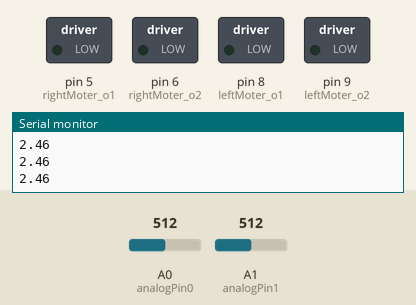
Bench run of a sketch on a simulated Arduino Uno, built with avr-gcc and run on an emulated ATmega328P. Shown: switched loads named in the sketch (green lamp = pin HIGH), the last lines printed to the serial monitor. Inputs (shaded band) come from the test bench; at power-on: A0 (analogPin0) = 512, A1 (analogPin1) = 512.

Above: at 1.2 s.
1.3 s: A0 (analogPin0) set to 220
2.8 s: A0 (analogPin0) set to 190
At 3.7 s:
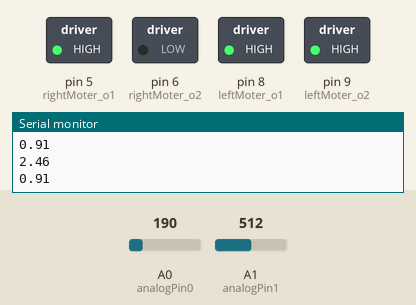
4.3 s: A1 (analogPin1) set to 218
5.8 s: A1 (analogPin1) set to 192
At 7.0 s:
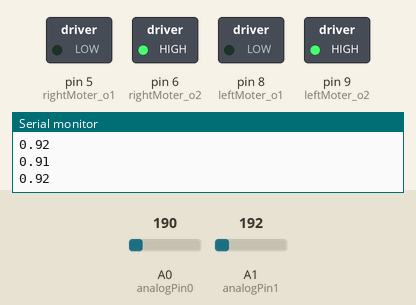
7.3 s: A0 (analogPin0) set to 306
At 8.1 s:
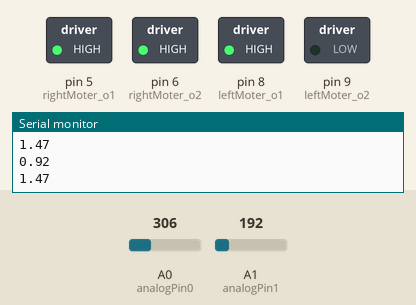
8.8 s: A0 (analogPin0) set to 122
At 9.7 s:
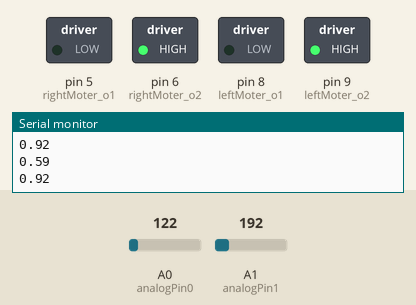
Timing chart, 0 to 11.3 s (numbered marks = the images above; inputs shaded):
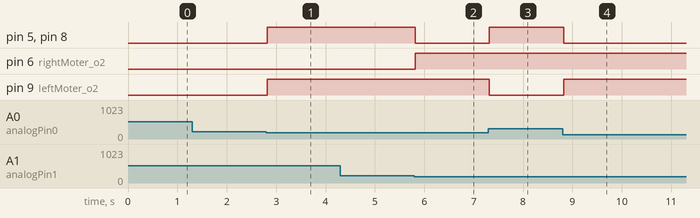

The sketch:

kadai3.ino
```cpp
int rightMoter_o1 = 5;
int rightMoter_o2 = 6;
int leftMoter_o1 = 8;
int leftMoter_o2 = 9;
int analogPin0 = 0;
int analogPin1 = 1;

double leftVal = 0;
double rightVal = 0;
double bias = 0.0048;

double limitL = 1;
double limitR = 1;
double d = 5;

void setup() {
  // put your setup code here, to run once:
  pinMode(rightMoter_o1,OUTPUT);
  pinMode(rightMoter_o2,OUTPUT);
  pinMode(leftMoter_o1,OUTPUT);
  pinMode(leftMoter_o2,OUTPUT);

  Serial.begin(9600);
}

void loop() {
  leftVal = double(analogRead(analogPin0)*bias);
  rightVal = double(analogRead(analogPin1)*bias);
  Serial.println(leftVal);
  Serial.println(rightVal);
  Serial.println("\n");

  if(leftVal <= limitL && rightVal <= limitR) {
    motorMove(0);
  }
  else if(leftVal <= limitL) {
    motorMove(1);
  }else if(rightVal <= limitR){
    motorMove(2);
  }
  delay(d);
  // put your main code here, to run repeatedly:

}

void motorMove(int Switch){
  switch (Switch) {
    case 0:
      digitalWrite(rightMoter_o1, LOW);
      digitalWrite(rightMoter_o2, HIGH);
      digitalWrite(leftMoter_o1, LOW);
      digitalWrite(leftMoter_o2, HIGH);
      break;
    case 1:
      digitalWrite(rightMoter_o1, HIGH);
      digitalWrite(rightMoter_o2, LOW);
      digitalWrite(leftMoter_o1, HIGH);
      digitalWrite(leftMoter_o2, HIGH);
      break;
      case 2:
      digitalWrite(rightMoter_o1, HIGH);
      digitalWrite(rightMoter_o2, HIGH);
      digitalWrite(leftMoter_o1, HIGH);
      digitalWrite(leftMoter_o2, LOW);
      break;
      case 3:
      digitalWrite(rightMoter_o1, HIGH);
      digitalWrite(rightMoter_o2, LOW);
      digitalWrite(leftMoter_o1, HIGH);
      digitalWrite(leftMoter_o2, LOW);
      delay(20);
      break;
  }
}
```

Measured:
- the behaviour switches between 209 and 208 on A0 (analogPin0) (found by bisection; images 0 and 1)
- the behaviour switches between 209 and 208 on A1 (analogPin1) (found by bisection; images 1 and 2)
- after the input at 2.8 s, pin 5 (rightMoter_o1), pin 8 (leftMoter_o1), pin 9 (leftMoter_o2): LOW → HIGH at once
- after the input at 5.8 s, pin 5 (rightMoter_o1), pin 8 (leftMoter_o1): HIGH → LOW at once; pin 6 (rightMoter_o2): LOW → HIGH at once
- after the input at 7.3 s, pin 5 (rightMoter_o1), pin 8 (leftMoter_o1): LOW → HIGH at once; pin 9 (leftMoter_o2): HIGH → LOW at once
- after the input at 8.8 s, pin 5 (rightMoter_o1), pin 8 (leftMoter_o1): HIGH → LOW at once; pin 9 (leftMoter_o2): LOW → HIGH at once
